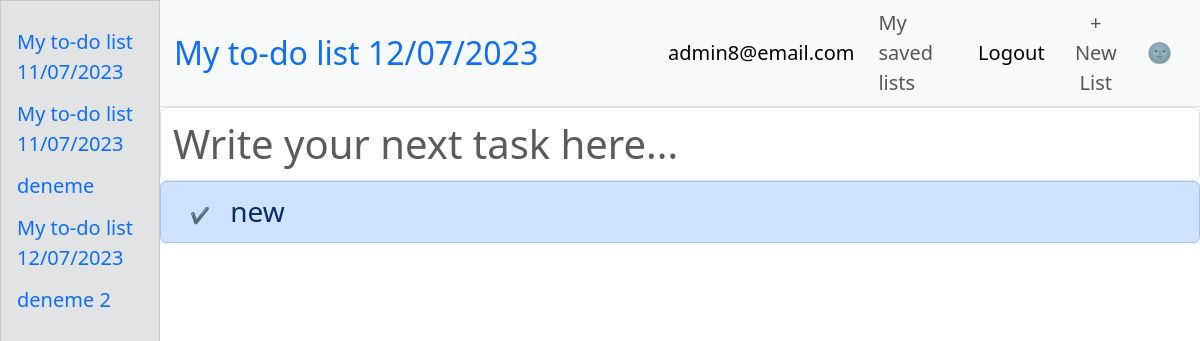
Screenshot of /21 (signed in) with the database file from the repository.
### main.py (models this page shows)
class TodoList(db.Model):
    __tablename__ = "lists"
    id = db.Column(db.Integer, primary_key=True)
    list_name = db.Column(db.String(100))
    user_id = db.Column(db.Integer, db.ForeignKey("users.id"))
    user = relationship("User", back_populates="all_lists")
    tasks = relationship("Todo", back_populates="parent_list")

class User(UserMixin, db.Model):
    __tablename__ = "users"
    id = db.Column(db.Integer, primary_key=True)
    email = db.Column(db.String(100), unique=True)
    password = db.Column(db.String(100))
    name = db.Column(db.String(100))
    login_with_google = db.Column(db.Boolean)
    all_lists = relationship("TodoList", back_populates="user")
    tasks = relationship("Todo", back_populates="user")

class Todo(db.Model):
    __tablename__ = "todo_tasks"
    id = db.Column(db.Integer, primary_key=True)
    list_id = db.Column(db.Integer, db.ForeignKey("lists.id"))
    user_id = db.Column(db.Integer, db.ForeignKey("users.id"))
    parent_list = relationship("TodoList", back_populates="tasks")
    user = relationship("User", back_populates="tasks")
    task = db.Column(db.String(200))
    starred = db.Column(db.Boolean)
    complete = db.Column(db.Boolean)

### main.py (the view)
@app.route("/<int:list_id>")
def show_list(list_id):
    global is_dark, list_name
    list_to_show = db.get_or_404(TodoList, list_id)
    todos = db.session.execute(db.select(Todo).filter_by(list_id=list_id)).scalars()
    return render_template("list.html", todo_list=todos.all(),
                           is_dark=is_dark,
                           list_id=list_id,
                           list_name=list_to_show.list_name,
                           current_user=current_user,
                           path=get_path()
                           )

### main.py (called while the page is built)
@login_manager.user_loader
def load_user(user_id):
    return db.session.execute(db.select(User).filter_by(id=int(user_id))).scalar()

def get_path():
    return request.full_path

### templates/list.html (shortened to what this page needs)
<!doctype html>
{% if is_dark: %}
<html lang="en" data-bs-theme="dark">
{% else %}
<html lang="en">
{% endif %}
<head>
        <link href="https://cdn.jsdelivr.net/npm/bootstrap@5.3.0-alpha3/dist/css/bootstrap.min.css" rel="stylesheet">
    <link rel="stylesheet" href="{{url_for('static', filename='styles.css')}}" />
</head>
<body>
{% if current_user.is_authenticated: %}
    <nav class="navbar navbarr navbar-expand-lg bg-body-tertiary mb-0 border-bottom">
        {% else %}
         <nav class="navbar navbar-expand-lg bg-body-tertiary mb-0 border-bottom">
             {% endif %}
  <div class="container-fluid">
      <form method="post" action="/change_list_name">
    <input type="text" class="navbar-brand fs-2 list-name border border-0 bg-body-tertiary"
           title="Click and hit enter to change list name" placeholder="{{list_name}}"
           autocomplete="off" name="list-name-input">
          </form>
<div class="collapse navbar-collapse" id="navbarSupportedContent">
      <ul class="navbar-nav ms-auto align-items-center">
          <li class="nav-item me-2">
        {% if not current_user.is_authenticated: %}
      <a class="btn btn-lg btn-outline-info" href="/save_list/{{list_id}}">Save this list</a>
          </li>
        <li class="nav-item me-2">
          <a class="nav-link active fs-5 login-link" aria-current="page" href="/save_list/{{list_id}}">Log in</a>
              </li>
              {% else: %}
          {% if not current_user.login_with_google: %}
             <li class="nav-item me-2">
          <a class="nav-link active fs-5" aria-current="page" href="/account" title="Click for account settings">
              {{current_user.email}}
              </a>
        </li>
          {% endif %}
          <li class="nav-item me-2">
          <a class="nav-link fs-5" aria-current="page" href="/">My saved lists</a>
        </li>
        <li class="nav-item me-2">
              <a class="nav-link active fs-5 login-link" aria-current="page" href="/logout">Logout</a>
                {% endif %}
        </li>
        <li class="nav-item me-2">
        {% if current_user.is_authenticated: %}
             <a class="text-decoration-none" href="/new"><button type="button" class="nav-link fs-5 add-new-list btn" data-bs-toggle="modal" data-bs-target="#exampleModal">
  + New List
</button>
                 </a>
            {% endif %}
        </li>
          <li class="nav-item me-2">
           {% if is_dark: %}
          <a class="nav-link fs-5 add-new-list" href="/dark/{{path}}" title="Turn light mode">🌝</a>
            {% else %}
            <a class="nav-link fs-5 add-new-list" href="/dark/{{path}}" title="Turn dark mode">🌚</a>
            {% endif %}
        </li>
      </ul>
    </div>
  </div>
</nav>
{% if current_user.is_authenticated: %}
    <div class="sidenav text-secondary-emphasis bg-secondary-subtle border border-secondary-subtle">
{% for list in current_user.all_lists %}
  <a class="" href="{{url_for('show_list', list_id=list.id)}}">{{list.list_name}}</a>
{% endfor %}
</div>
    {% endif %}
        {% if current_user.is_authenticated: %}
    <div class="main">
        {% else %}
        <div>
            {% endif %}
<form method="POST" action="/add">
  <div class="mb-0">
    <input name="task" placeholder="Write your next task here..."  class="form-control fs-1 new-task" autofocus>
  </div>
</form>
    <ul class="list-group fs-3">
    {% for todo in todo_list %}
    {% if not todo.complete and not todo.starred: %}
    <li class="list-group-item list-group-item-primary">
      <a class="btn" href="/update/{{todo.id}}">✔</a>
    <p class="fs-3">{{todo.task}}</p>
  </li>
        {% endif %}
{% endfor %}
 </ul>
</body>
</html>

### static/styles.css (style rules this page uses)
html, body { height: 100%; }
p { display: inline; }
.list-name { color: #0d6efd; }
.list-name::placeholder { color: #0d6efd; opacity: 1; }
.sidenav { height: 100%; width: 160px; position: fixed; z-index: 1; top: 0; left: 0; overflow-x: hidden; padding-top: 20px; }
.sidenav a { padding: 6px 8px 6px 16px; text-decoration: none; font-size: 20px; display: block; }
.main, .navbarr { margin-left: 160px; padding: 0px; }

### rows the page displays
TodoList: list-name-input "My to-do list 12/07/2023", list_name "My to-do list 12/07/2023"
User: email "admin8@email.com"
TodoList: list_name "My to-do list 11/07/2023"
TodoList: list_name "My to-do list 11/07/2023"
TodoList: list_name "deneme"
TodoList: list_name "deneme 2"
Todo: task "new"
